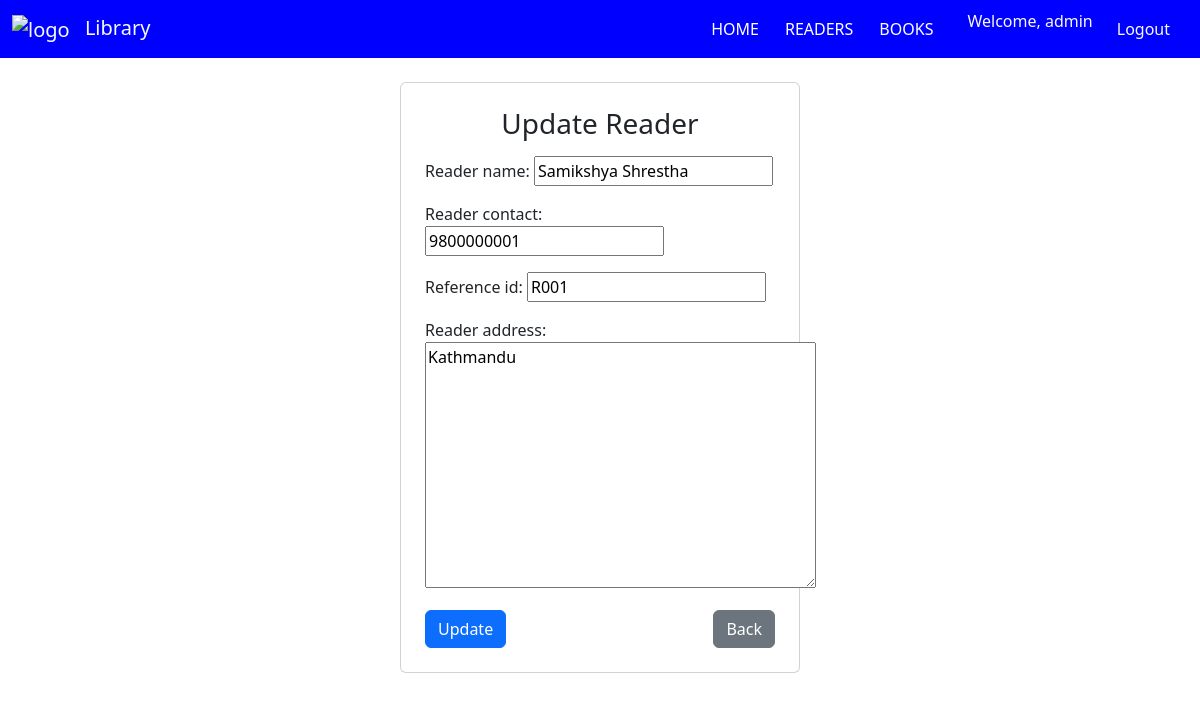
/readers/update/16/ (signed in), run on the app's committed database.
### lims_app/models.py (models this page shows, shortened)
class User(AbstractUser):
    ROLE_CHOICES = (
        ('admin', 'Admin'),
        ('librarian', 'Librarian'),
        ('member', 'Member'),
    )
    role = models.CharField(max_length=10, choices=ROLE_CHOICES, default='member')
    phone = models.CharField(max_length=15, blank=True, null=True)
    address = models.TextField(blank=True, null=True)
    def is_admin(self):
        return self.role == 'admin' or self.is_superuser

class Reader(models.Model):
    user = models.OneToOneField(User, on_delete=models.CASCADE, null=True, blank=True)
    reference_id = models.CharField(max_length=50, unique=True)   # unique
    reader_name = models.CharField(max_length=100)
    reader_contact = models.CharField(max_length=50, blank=True, null=True, unique=True)  # unique
    reader_address = models.TextField(blank=True, null=True)
    active = models.BooleanField(default=True)

### lims_app/views.py (the view)
# urls.py: path("readers/update/<int:id>/", views.update_reader, name="update_reader"),
@admin_required
def update_reader(request, id):
    reader_obj = get_object_or_404(Reader, id=id)
    if request.method == 'POST':
        form = ReaderForm(request.POST, instance=reader_obj)
        if form.is_valid():
            form.save()
            messages.success(request, "Reader updated successfully!")
            return redirect('readers_tab')
        else:
            messages.error(request, "Please correct the errors below.")
    else:
        form = ReaderForm(instance=reader_obj)
    return render(request, 'update_reader.html', {'form': form})

### lims_app/form.py
class ReaderForm(forms.ModelForm):
    class Meta:
        model = Reader
        fields = ["reader_name", "reader_contact", "reference_id", "reader_address"]

### lims_app/templates/update_reader.html (shortened to what this page needs)
{% extends "index.html" %}
{% load static %}
{% block main_content %}
<div class="d-flex justify-content-center align-items-center" style="min-height: 70vh;">
    <div class="card p-4" style="width: 400px;">
        <h3 class="text-center mb-3">Update Reader</h3>
        <form method="POST">
            {{ form.as_p }}
            <div class="d-flex justify-content-between mt-3">
                <button type="submit" class="btn btn-primary">Update</button>
                <a href="{% url 'readers_tab' %}" class="btn btn-secondary">Back</a>
            </div>
        </form>
    </div>
</div>
{% endblock %}

### lims_app/templates/index.html (shortened to what this page needs)
<!doctype html>
{% load static %}
<html lang="en">
  <head>
    <link href="https://cdn.jsdelivr.net/npm/bootstrap@5.3.8/dist/css/bootstrap.min.css" rel="stylesheet">
  </head>
  <body>
    <nav class="navbar navbar-expand-lg" style="background-color: #0000FF;">
      <div class="container-fluid">
        <a class="navbar-brand text-light" href="#">
          <img src="{% static 'lims_app/logo1.jpg' %}" alt="logo" height="45" style="margin-right: 10px">
          Library
        </a>
        <div class="collapse navbar-collapse" id="navbarNav">
          <ul class="navbar-nav ms-auto">
            {% if user.is_authenticated %}
              {% if user.is_admin %}
                <li class="nav-item">
                  <a class="nav-link {% if current_tab == 'home' %}active{% endif %}" href="{% url 'home' %}">HOME</a>
                </li>
                <li class="nav-item">
                  <a class="nav-link {% if current_tab == 'readers' %}active{% endif %}" href="{% url 'readers_tab' %}">READERS</a>
                </li>
                <li class="nav-item">
                  <a class="nav-link {% if current_tab == 'books' %}active{% endif %}" href="{% url 'book_list' %}">BOOKS</a>
                </li>
              {% endif %}
              <li class="nav-item">
                <span class="navbar-text text-light mx-3">Welcome, {{ user.username }}</span>
              </li>
              <li class="nav-item">
                <a class="nav-link text-light" href="{% url 'logout' %}">Logout</a>
              </li>
            {% endif %}
          </ul>
        </div>
      </div>
    </nav>
    <div class="container mt-4">
      {% block main_content %}
      {% endblock %}
    </div>
  </body>
</html>

### lims_app/templates/index.html (style rules this page uses)
.navbar-nav .nav-link { color: white; margin-right: 10px; }

### data on the page
User: username "admin"
Reader: reader_name "Samikshya Shrestha", reader_contact "9800000001", reference_id "R001", reader_address "Kathmandu"
